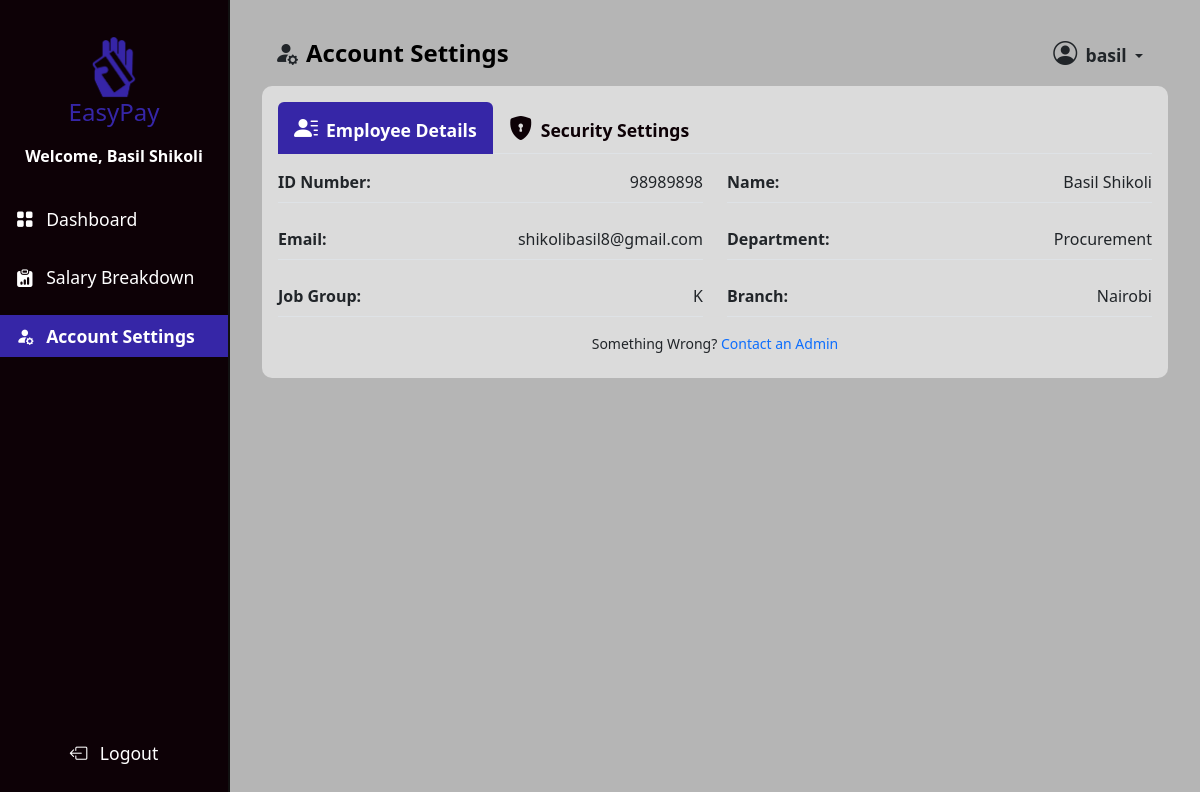
Screenshot of /account/settings/ (signed in) with the database file from the repository.
### management/models.py (models this page shows, shortened)
class Employee(models.Model):
    id_number = models.CharField(max_length=100, unique=True)
    first_name = models.CharField(max_length=50)
    last_name = models.CharField(max_length=50)
    email = models.EmailField(unique=True)
    job_group = models.ForeignKey(JobGroup, on_delete=models.SET_NULL, null=True)
    department = models.ForeignKey(Department, on_delete=models.SET_NULL, null=True)
    branch = models.ForeignKey(Branch, on_delete=models.SET_NULL, null=True)
    verified = models.BooleanField(default=False)
    user = models.OneToOneField(User, null=True, blank=True, on_delete=models.CASCADE)

class Department(models.Model):
    name = models.CharField(max_length=100)
    def __str__(self):
        return self.name

class JobGroup(models.Model):
    name = models.CharField(max_length=100)
    base_salary = models.DecimalField(max_digits=11, decimal_places=2, default=0)
    allowances = models.ManyToManyField(
        Allowance, through="JobGroupAllowance", related_name="job_groups"
    )
    deductions = models.ManyToManyField(
        Deduction, through="JobGroupDeduction", related_name="job_groups"
    )
    def __str__(self):
        return self.name

class Branch(models.Model):
    name = models.CharField(max_length=100)
    address = models.CharField(max_length=255)
    def __str__(self):
        return self.name

### employees/views.py (the view, shortened to what this page needs)
# urls.py: path("account/settings/", account_settings, name="account_settings"),
@login_required(login_url="login_employee")
def account_settings(request):
    employee = get_object_or_404(Employee, user=request.user)
    job_group = employee.job_group
    context = {
        "employee": employee,
        "job_group": job_group,
    }
    return render(request, "layouts/account_settings.html", context)

### employees/templates/layouts/account_settings.html (shortened to what this page needs)
{% extends "layouts/dashboard_layout.html" %}
{% load static %}
{% block content %}
  <div class="container-fluid">
    <main class="main-content">
      <nav class="navbar navbar-expand-lg dash-nav">
        <div class="container-fluid">
          <i class="bi bi-person-fill-gear me-2" style="font-size: 1.5rem"></i>
          <h1 class="navbar-brand fw-bold mb-0" style="font-size: 1.5rem">Account Settings</h1>
          <div class="collapse navbar-collapse" id="navbarNav">
            <ul class="navbar-nav ms-auto">
              <li class="nav-item">
                <div class="dropdown">
                  <button class="btn dropdown-toggle"
                          type="button"
                          data-bs-toggle="dropdown"
                          aria-expanded="false">
                    <i class="bi bi-person-circle me-1" style="font-size: 1.5rem"></i>
                    <span class="fw-bold" style="font-size: 1.1rem;">{{ user.username }}</span>
                  </button>
                </div>
              </li>
            </ul>
          </div>
        </div>
      </nav>
      <div class="card">
        <div class="card-body">
          <ul class="nav nav-tabs"
              id="settingsTab"
              role="tablist"
              style="z-index: 10">
            <li class="nav-item" role="presentation">
              <a class="nav-link active"
                 id="employee-details-tab"
                 data-bs-toggle="tab"
                 href="#employee-details"
                 role="tab"
                 aria-controls="employee-details"
                 aria-selected="true"><i class="bi bi-person-lines-fill me-2" style="font-size: 1.5rem;"></i><span class="fw-bold" style="font-size: 1.1rem;">Employee Details</span></a>
            </li>
            <li class="nav-item" role="presentation">
              <a class="nav-link"
                 id="security-settings-tab"
                 data-bs-toggle="tab"
                 href="#security-settings"
                 role="tab"
                 aria-controls="security-settings"
                 aria-selected="false"><i class="bi bi-shield-lock-fill me-2" style="font-size: 1.5rem;"></i><span class="fw-bold" style="font-size: 1.1rem;">Security Settings</span></a>
            </li>
          </ul>
          <div class="tab-content mt-3"
               id="settingsTabContent"
               style="position: relative">
            <div class="tab-pane fade show active"
                 id="employee-details"
                 role="tabpanel"
                 aria-labelledby="employee-details-tab">
              <div class="d-flex flex-column gap-5">
                <div class="row g-4">
                  <div class="col-md-6">
                    <div class="d-flex justify-content-between align-items-center border-bottom pb-2">
                      <strong>ID Number:</strong>
                      <span>{{ employee.id_number }}</span>
                    </div>
                  </div>
                  <div class="col-md-6">
                    <div class="d-flex justify-content-between align-items-center border-bottom pb-2">
                      <strong>Name:</strong>
                      <span>{{ employee.first_name }} {{ employee.last_name }}</span>
                    </div>
                  </div>
                  <div class="col-md-6">
                    <div class="d-flex justify-content-between align-items-center border-bottom pb-2">
                      <strong>Email:</strong>
                      <span>{{ employee.email }}</span>
                    </div>
                  </div>
                  <div class="col-md-6">
                    <div class="d-flex justify-content-between align-items-center border-bottom pb-2">
                      <strong>Department:</strong>
                      <span>{{ employee.department }}</span>
                    </div>
                  </div>
                  <div class="col-md-6">
                    <div class="d-flex justify-content-between align-items-center border-bottom pb-2">
                      <strong>Job Group:</strong>
                      <span>{{ employee.job_group }}</span>
                    </div>
                  </div>
                  <div class="col-md-6">
                    <div class="d-flex justify-content-between align-items-center border-bottom pb-2">
                      <strong>Branch:</strong>
                      <span>{{ employee.branch }}</span>
                    </div>
                  </div>
                </div>
              </div>
              <div class="d-flex justify-content-center mb-2 mt-3">
                <small>Something Wrong? <a href="{% url 'contact_admin' %}">Contact an Admin</a></small>
              </div>
            </div>
          </div>
        </div>
      </div>
    </main>
  </div>
{% endblock content %}

### main/templates/layouts/dashboard_layout.html (shortened to what this page needs)
{% load static %}
<!DOCTYPE html>
<html lang="en">
  <head>
    <link href="https://cdn.jsdelivr.net/npm/bootstrap@5.3.3/dist/css/bootstrap.min.css"
          rel="stylesheet"
 />
    <link rel="stylesheet" href="{% static 'css/dashboard.css' %}" />
    <link rel="stylesheet"
          href="https://cdn.jsdelivr.net/npm/bootstrap-icons@1.11.3/font/bootstrap-icons.min.css">
  </head>
  <body>
    <div class="toast-container position-fixed top-0 start-50 translate-middle-x p-3"
         style="z-index: 1100">
    </div>
    <nav">
      <div class="sidebar d-flex flex-column">
        <div class="sidebar-header text-center">
          <a href="{% url 'home' %}">
            <img src="{% static 'images/logo.png' %}" alt="" width="62" height="62" />
            <h4 class="mb-0">EasyPay</h4>
          </a>
        </div>
        <div class="container d-flex align-items-center justify-content-center">
          <h6 class="mb-4 fw-bold text-white">Welcome, {{ employee.first_name }} {{ employee.last_name }}</h6>
        </div>
        <div class="sidebar-body text-white">
          <ul class="nav flex-column">
            <li class="nav-item py-2">
              <a class="nav-link {% if request.resolver_match.url_name == 'employee_dashboard' %}active{% endif %}"
                 href="{% url 'employee_dashboard' %}">
                <i class="bi bi-grid-fill me-2"></i>
                <span>Dashboard</span>
              </a>
            </li>
            <li class="nav-item py-2">
              <a class="nav-link {% if request.resolver_match.url_name == 'salary_breakdown' %}active{% endif %}"
                 href="{% url 'salary_breakdown' %}">
                <i class="bi bi-clipboard-data-fill me-2"></i>
                <span>Salary Breakdown</span>
              </a>
            </li>
            <li class="nav-item py-2">
              <a class="nav-link {% if request.resolver_match.url_name == 'account_settings' %}active{% endif %}"
                 href="{% url 'account_settings' %}">
                <i class="bi bi-person-fill-gear me-2"></i>
                <span>Account Settings</span>
              </a>
            </li>
          </ul>
        </div>
        <div class="sidebar-footer text-center mb-4">
          <a class="nav-link" href="{% url 'logout_employee' %}">
            <i class="bi bi-box-arrow-left me-2"></i>
            <span>Logout</span>
          </a>
        </div>
      </div>
    {% block content %}
    {% endblock content %}
  </body>
</html>

### main/static/css/dashboard.css (style rules this page uses)
body { background-color: #b5b5b5; }
a { text-decoration: none; }
.sidebar { background-color: #0d0106; height: 100vh; width: 230px; position: fixed; top: 0; left: 0; padding-top: 1rem; border-right: 2px solid #111; }
.sidebar a { text-decoration: none; color: #ffffff; }
.nav-link.active { background-color: #3626a7; color: white; font-weight: bold; position: relative; }
.sidebar-header { padding: 20px; }
.sidebar-header h4 { color: #3626a7; }
.sidebar-body, .sidebar-footer { font-size: 1.1rem; }
.sidebar .nav { flex-grow: 1; }
.sidebar .sidebar-footer { margin-top: auto; padding: 10px; }
.main-content { margin-left: 230px; padding: 20px; flex-grow: 1; display: flex; flex-direction: column; }
.dash-nav { width: 100%; }
.row { display: flex; }
.card { flex: 1; display: flex; flex-direction: column; justify-content: space-between; height: 100%; border-radius: 10px; border: none; background-color: #dbdbdb; }
.card-body { display: flex; flex-direction: column; height: 100%; text-align: center; }
.nav-tabs .nav-link { background-color: transparent; color: #0d0106; border: none; font-weight: 600; transition: all 0.3s ease; }
.nav-tabs .nav-link.active { background-color: #3626a7; color: #ffffff; }

### rows the page displays
Employee: first_name "Basil", last_name "Shikoli", id_number "98989898", email "shikolibasil8@gmail.com", department "Procurement", job_group "K", branch "Nairobi"

### other values shown
{{ user.username }} "basil"
